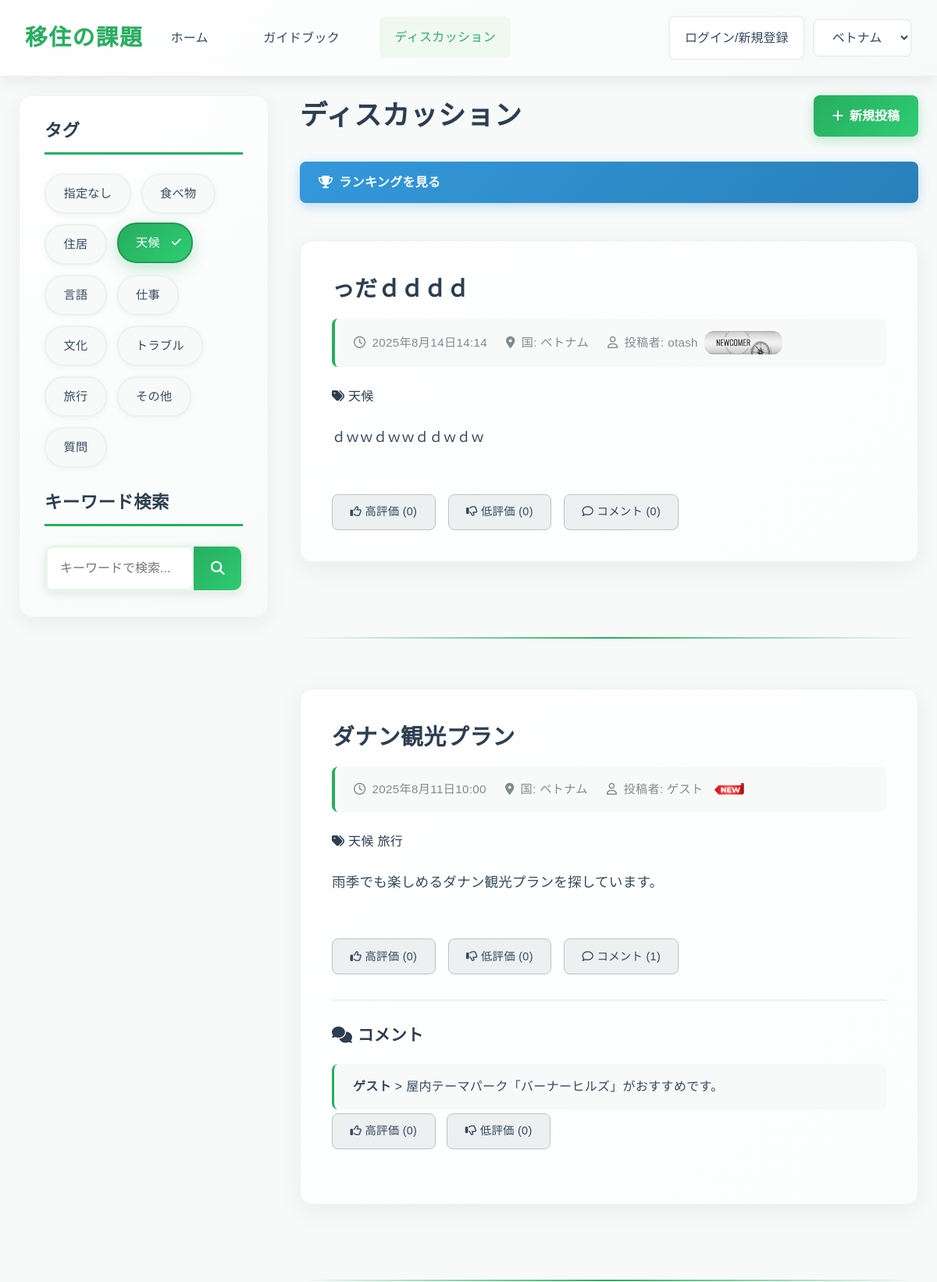
The page /discussions/?tag=4 (upper part) on the database as committed earlier.
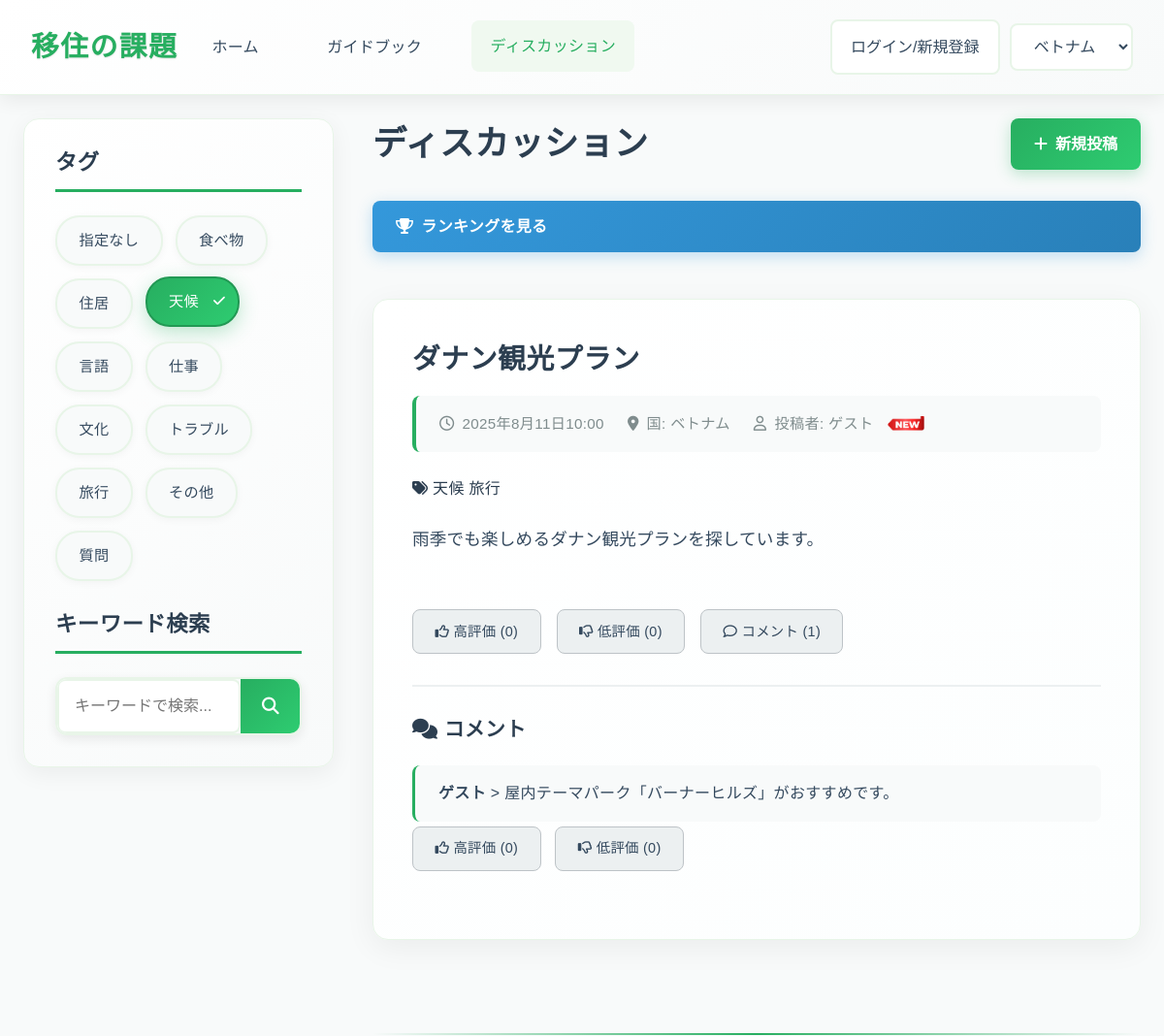
The same page on the database as committed later.
### app1/models.py (models this page shows, shortened)
class Tags(models.Model):
    name=models.CharField(max_length=43,unique=True)

class  Article(models.Model):
    id=models.UUIDField(primary_key=True,default=uuid.uuid4,editable=False)
    title=models.TextField(verbose_name="title")
    country=models.TextField(verbose_name="country")
    user_name=models.TextField(default="ゲスト",verbose_name="user_name")
    body=models.TextField(verbose_name="content")
    tag=models.ManyToManyField('Tags',verbose_name="tag",null=False,blank=False)
    picture=models.ImageField(upload_to="app1/picture/",null=True,blank=True,verbose_name="picture")
    created=models.DateTimeField(auto_now_add=True,verbose_name="created_date_time")
    edited=models.DateTimeField(auto_now_add=True,verbose_name="edited_date_time")
    likes=models.IntegerField(default=0,verbose_name="likes_count")
    dislikes=models.IntegerField(default=0,verbose_name="dislikes_count")
    comments=models.IntegerField(default=0,verbose_name="comments_count")
    score=models.IntegerField(default=0,verbose_name="score")

class Comment(models.Model):
    id=models.UUIDField(primary_key=True,default=uuid.uuid4,editable=False)
    article_id=models.ForeignKey(Article,verbose_name="ArticleID",on_delete=models.CASCADE)
    user_name=models.TextField(default="ゲスト",verbose_name="user_name")
    body=models.TextField(verbose_name="comment")
    created=models.DateTimeField(auto_now_add=True,verbose_name="created_date_time")
    likes=models.IntegerField(default=0,verbose_name="likes_count")
    dislikes=models.IntegerField(default=0,verbose_name="dislikes_count")

### app1/views.py (the view, shortened to what this page needs)
class DiscussionsView(View):
    def get(self, request):
        form = ArticleModelForm()
        tag_id = request.GET.getlist('tag')
        keyword = request.GET.get('q')
        articles = Article.objects.all().order_by("-created")
        if tag_id:
            for tid in tag_id:
                articles = articles.filter(tag__id=tid)
            articles = articles.distinct()
        if keyword:
            articles = articles.filter(Q(title__icontains=keyword) | Q(body__icontains=keyword))
        for article in articles:
            try:
                if article.user_name != "ゲスト":
                    user_obj = UserName.objects.get(user_name=article.user_name)
                    score = user_obj.score
                    if score < 5:
                        article.rank1_user = True
                    elif 5 <= score < 15:
                        article.rank2_user = True
                    elif 15 <= score < 100:
                        article.rank3_user = True
                    elif 100 <= score < 500:
                        article.rank4_user = True
                    elif 500 <= score < 2000:
                        article.rank5_user = True
                    elif 2000 <= score < 5000:
                        article.rank6_user = True
                    elif 5000 <= score < 10000:
                        article.rank7_user = True
                    elif 10000 <= score < 30000:
                        article.rank8_user = True
                    elif 30000 <= score < 100000:
                        article.rank9_user = True
                    elif score >= 100000:
                        article.rank10_user = True
                    else:
                        article.rank1_user = True
                else:
                    article.is_new_user = False
            except UserName.DoesNotExist:
                article.is_new_user = False
        comments = Comment.objects.all()
        tags = Tags.objects.all()
        context = {
            'form': form,
            'articles': articles,
            'comments': comments,
            'tags': tags,
            'selected_tags': tag_id,
            'keyword': keyword
        }
        return render(request, 'app1/discussions.html', context)

### app1/forms.py
class ArticleModelForm(ModelForm):
    class Meta:
        model=Article
        fields=["title","country","tag","body","picture"]
        widgets = {
            "tag": forms.CheckboxSelectMultiple()
        }

### templates/app1/discussions.html (shortened to what the changed rows need)
<!DOCTYPE html>
<html lang="ja">
<head>
    <link rel="stylesheet" href="https://cdnjs.cloudflare.com/ajax/libs/font-awesome/6.0.0-beta3/css/all.min.css">
    <link rel="stylesheet" href="https://cdn.jsdelivr.net/npm/bootstrap@4.1.3/dist/css/bootstrap.min.css">
    <link rel="stylesheet" href="https://cdnjs.cloudflare.com/ajax/libs/font-awesome/6.4.0/css/all.min.css">
    {% load static %}
    <link rel="stylesheet" href="{% static 'app1/css/style.css' %}">
</head>
<body>
    <main class="container">
        <div class="page-content-wrapper">
            <div class="sidebar">
                <div id="discussion-tags" class="tag-list">
                    {% for tag in tags %}
                    {% if tag.id == 1 %}
                    <a href="/discussions" class="tag">{{ tag.name }}</a>
                    {% else %}
                        <a href="{% url 'app1:search' %}?tag={{ tag.id }}{% for t in selected_tags %}{% if t != tag.id|stringformat:'s' %}&tag={{ t }}{% endif %}{% endfor %}{% if keyword %}&q={{ keyword }}{% endif %}"
                        class="tag">{{tag.name}}</a>
                        {% endif %}
                    {% endfor %}
                </div>
            </div>
            <div class="main-content">
                <div style="display: flex; justify-content: space-between; align-items: center; margin-bottom: 2rem; flex-wrap: wrap; gap: 1rem;">
                    <h2 style="margin: 0;">ディスカッション</h2>
                </div>
                <div class="discussion-list">
                    <a href="{% url 'app1:ranking' %}" class="ranking-link">
                        <i class="fas fa-trophy"></i>
                        ランキングを見る
                    </a>
                    {% for article in articles %}
                    <article class="post-detail"
                            onclick="location.href='/comment/post/{{article.id}}'"
                            style="cursor: pointer;">
                        <header>
                            <h2>{{article.title}}</h2>
                            <div class="post-meta">
                                <span><i class="far fa-clock"></i> {{article.created}}</span>
                                <span><i class="fas fa-map-marker-alt"></i> 国: {{article.country}}</span>
                                <span><i class="far fa-user"></i> 投稿者: {{article.user_name}}
                                    {% if article.rank1_user %}
                                    <img class = "other-image" src="{% static 'app1/img/1.png' %}"
                                    alt="Rank1 User"
                                    style="width:100px !important; height:30px !important; vertical-align:middle !important; margin:0 !important; box-shadow:none !important; ">
                                    {% elif article.rank2_user %}
                                    <img class = "other-image" src="{% static 'app1/img/2.png' %}"
                                    alt="Rank2 User"
                                    style="width:100px !important; height:30px !important; vertical-align:middle !important; margin:0 !important; box-shadow:none !important; ">
                                    {% elif article.rank3_user %}
                                    <img class = "other-image" src="{% static 'app1/img/3.png' %}"
                                    alt="Rank3 User"
                                    style="width:100px !important; height:30px !important; vertical-align:middle !important; margin:0 !important; box-shadow:none !important; ">
                                    {% elif article.rank4_user %}
                                    <img class = "other-image" src="{% static 'app1/img/4.png' %}"
                                    alt="Rank4 User"
                                    style="width:100px !important; height:30px !important; vertical-align:middle !important; margin:0 !important; box-shadow:none !important; ">
                                    {% elif article.rank5_user %}
                                    <img class = "other-image" src="{% static 'app1/img/5.png' %}"
                                    alt="Rank5 User"
                                    style="width:100px !important; height:30px !important; vertical-align:middle !important; margin:0 !important; box-shadow:none !important; ">
                                    {% elif article.rank6_user %}
                                    <img class = "other-image" src="{% static 'app1/img/6.png' %}"
                                    alt="Rank6 User"
                                    style="width:100px !important; height:30px !important; vertical-align:middle !important; margin:0 !important; box-shadow:none !important; ">
                                    {% elif article.rank7_user %}
                                    <img class = "other-image" src="{% static 'app1/img/7.png' %}"
                                    alt="Rank7 User"
                                    style="width:100px !important; height:30px !important; vertical-align:middle !important; margin:0 !important; box-shadow:none !important; ">
                                    {% elif article.rank8_user %}
                                    <img class = "other-image" src="{% static 'app1/img/8.png' %}"
                                    alt="Rank8 User"
                                    style="width:100px !important; height:30px !important; vertical-align:middle !important; margin:0 !important; box-shadow:none !important; ">
                                    {% elif article.rank9_user %}
                                    <img class = "other-image" src="{% static 'app1/img/9.png' %}"
                                    alt="Rank9 User"
                                    style="width:100px !important; height:30px !important; vertical-align:middle !important; margin:0 !important; box-shadow:none !important; ">
                                    {% elif article.rank10_user %}
                                    <img class = "other-image" src="{% static 'app1/img/10.png' %}"
                                    alt="Rank10 User"
                                    style="width:100px !important; height:30px !important; vertical-align:middle !important; margin:0 !important; box-shadow:none !important; ">
                                    {% else %}
                                    <img class = "other-image" src="{% static 'app1/img/New.png' %}"
                                    alt="Guest"
                                    style="width:50px !important; height:15px !important; vertical-align:middle !important; margin:0 !important; box-shadow:none !important; ">
                                    {% endif %}
                            </div>
                            {% if article.tag.all %}
                            <div class="post-tags">
                                <i class="fas fa-tags"></i>
                                {% for tag in article.tag.all %}
                                <span class="post-tag">{{tag.name}}</span>
                                {% endfor %}
                            </div>
                            {% endif %}
                        </header>
                        <div class="post-content">
                            <div class="post-text">
                                <p>{{article.body}}</p>
                            </div>
                        </div>
                        <footer class="post-actions">
                            <button onclick="event.stopPropagation(); location.href='/like/add/{{article.id}}'" class="btn btn-secondary">
                                <i class="far fa-thumbs-up"></i> 高評価 ({{article.likes}})
                            </button>
                            <button onclick="event.stopPropagation(); location.href='/dislike/add/{{article.id}}'" class="btn btn-secondary">
                                <i class="far fa-thumbs-down"></i> 低評価 ({{article.dislikes}})
                            </button>
                            <button onclick="location.href='/comment/post/{{article.id}}'" class="btn btn-secondary">
                                <i class="far fa-comment"></i> コメント ({{article.comments}})
                            </button>
                        </footer>
                        {% if article.comments != 0 %}
                        <div class="comments-section">
                            <h5><i class="fas fa-comments"></i> コメント</h5>
                            <ul>
                                {% for comment in comments %}
                                {% if comment.article_id == article %}
                                <li  style="margin-bottom: 5px;">
                                    <strong>{{comment.user_name}}</strong> > {{comment.body}}
                                </li>
                                <button onclick="event.stopPropagation(); location.href='/comment/like/add/{{comment.id}}'" class="btn btn-secondary btn-sm" style="margin: 0 10px 30px 0;">
                                    <i class="far fa-thumbs-up"></i> 高評価 ({{comment.likes}})
                                </button>
                                <button onclick="event.stopPropagation(); location.href='/comment/dislike/add/{{comment.id}}'" class="btn btn-secondary btn-sm" style="margin: 0 0 30px 0;">
                                    <i class="far fa-thumbs-down"></i> 低評価 ({{comment.dislikes}})
                                </button>
                                {% endif %}
                                {% endfor %}
                            </ul>
                        </div>
                        {% endif %}
                    </article>
                    <hr>
                    {% endfor %}
                </div>
            </div>
        </div>
    </main>
</body>
</html>

Rows that differ between the two databases and show on the page:
removed Article: title "っだｄｄｄｄ", created "2025年8月14日14:14", country "ベトナム", user_name "otash", body "ｄｗｗｄｗｗｄｄｗｄｗ", likes "0", dislikes "0", comments "0", Tags (name "天候")
